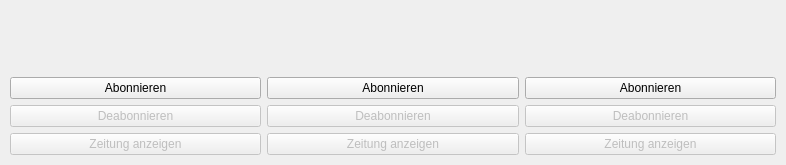
<?xml version="1.0" encoding="UTF-8"?>
<ui version="4.0">
 <class>Form</class>
 <widget class="QWidget" name="Form">
  <property name="geometry">
   <rect>
    <x>0</x>
    <y>0</y>
    <width>786</width>
    <height>165</height>
   </rect>
  </property>
  <property name="minimumSize">
   <size>
    <width>786</width>
    <height>165</height>
   </size>
  </property>
  <property name="maximumSize">
   <size>
    <width>786</width>
    <height>165</height>
   </size>
  </property>
  <property name="windowTitle">
   <string>Client</string>
  </property>
  <widget class="QWidget" name="layoutWidget">
   <property name="geometry">
    <rect>
     <x>10</x>
     <y>10</y>
     <width>766</width>
     <height>145</height>
    </rect>
   </property>
   <layout class="QVBoxLayout" name="verticalLayout_4">
    <item>
     <layout class="QHBoxLayout" name="horizontalLayout">
      <item>
       <widget class="QLabel" name="label">
        <property name="text">
         <string/>
        </property>
        <property name="pixmap">
         <pixmap>../images/diepresse.png</pixmap>
        </property>
       </widget>
      </item>
      <item>
       <widget class="QLabel" name="label_2">
        <property name="text">
         <string/>
        </property>
        <property name="pixmap">
         <pixmap>../images/DerStandard.svg.png</pixmap>
        </property>
       </widget>
      </item>
      <item>
       <widget class="QLabel" name="label_3">
        <property name="text">
         <string/>
        </property>
        <property name="pixmap">
         <pixmap>../images/Kurier_Logo.svg.png</pixmap>
        </property>
        <property name="scaledContents">
         <bool>false</bool>
        </property>
       </widget>
      </item>
     </layout>
    </item>
    <item>
     <layout class="QHBoxLayout" name="horizontalLayout_2">
      <item>
       <layout class="QVBoxLayout" name="verticalLayout">
        <item>
         <widget class="QPushButton" name="pushButton">
          <property name="text">
           <string>Abonnieren</string>
          </property>
         </widget>
        </item>
        <item>
         <widget class="QPushButton" name="pushButton_2">
          <property name="enabled">
           <bool>false</bool>
          </property>
          <property name="text">
           <string>Deabonnieren</string>
          </property>
         </widget>
        </item>
        <item>
         <widget class="QPushButton" name="pushButton_7">
          <property name="enabled">
           <bool>false</bool>
          </property>
          <property name="text">
           <string>Zeitung anzeigen</string>
          </property>
         </widget>
        </item>
       </layout>
      </item>
      <item>
       <layout class="QVBoxLayout" name="verticalLayout_2">
        <item>
         <widget class="QPushButton" name="pushButton_3">
          <property name="text">
           <string>Abonnieren</string>
          </property>
         </widget>
        </item>
        <item>
         <widget class="QPushButton" name="pushButton_4">
          <property name="enabled">
           <bool>false</bool>
          </property>
          <property name="text">
           <string>Deabonnieren</string>
          </property>
         </widget>
        </item>
        <item>
         <widget class="QPushButton" name="pushButton_8">
          <property name="enabled">
           <bool>false</bool>
          </property>
          <property name="text">
           <string>Zeitung anzeigen</string>
          </property>
         </widget>
        </item>
       </layout>
      </item>
      <item>
       <layout class="QVBoxLayout" name="verticalLayout_3">
        <item>
         <widget class="QPushButton" name="pushButton_5">
          <property name="text">
           <string>Abonnieren</string>
          </property>
         </widget>
        </item>
        <item>
         <widget class="QPushButton" name="pushButton_6">
          <property name="enabled">
           <bool>false</bool>
          </property>
          <property name="text">
           <string>Deabonnieren</string>
          </property>
         </widget>
        </item>
        <item>
         <widget class="QPushButton" name="pushButton_9">
          <property name="enabled">
           <bool>false</bool>
          </property>
          <property name="text">
           <string>Zeitung anzeigen</string>
          </property>
         </widget>
        </item>
       </layout>
      </item>
     </layout>
    </item>
   </layout>
  </widget>
 </widget>
 <resources/>
 <connections/>
</ui>
